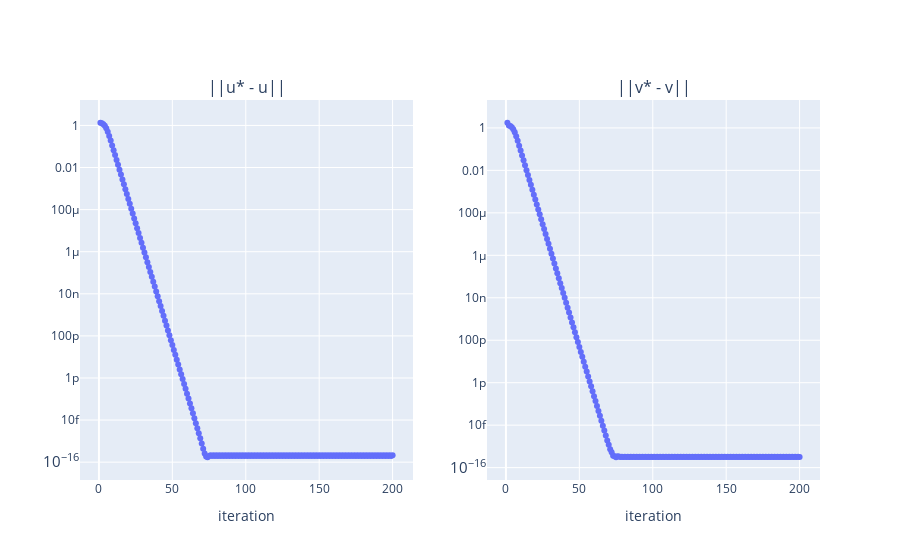

The notebook cell this image was saved under:
### Code cell
# plot of u* - u (resp v* - v)

# params
nb_iteration = 200

arr_u, arr_v = power_method_modified(X, max_iterations=nb_iteration)
rg_1000 = list(range(1, nb_iteration + 1))

# init figure
fig = make_subplots(
    rows=1, cols=2,
    subplot_titles=["||u* - u||", "||v* - v||"]
)

fig.add_trace(
    go.Scatter(
        x=rg_1000,
        y=[np.linalg.norm(u_star - u) for u in arr_u],
        mode="lines+markers",
        marker_color="#636EFA",
        showlegend=False
    ),
    row=1, col=1
)

fig.add_trace(
    go.Scatter(
        x=rg_1000,
        y=[np.linalg.norm(v_star - v) for v in arr_v],
        mode="lines+markers",
        marker_color="#636EFA",
        showlegend=False
    ),
    row=1, col=2
)

# set axis layout
for i in [1, 2]:
    fig.update_xaxes(
        title_text="iteration",
        row=1, col=i
    )

    fig.update_yaxes(
        type="log",
        row=1, col=i
    )

fig.show()

### Figure 1 — Plotly figure (JSON) as saved in the notebook; plotly's stock layout.template omitted (floating-point values rounded to 4 significant figures; data arrays with more than 128 entries replaced by an {"elided": "..."} marker saying what was removed)
{"data": [{"marker": {"color": "#636EFA"}, "mode": "lines+markers", "showlegend": false, "type": "scatter", "x": {"elided": "200 int values"}, "xaxis": "x", "y": {"elided": "200 float values"}, "yaxis": "y"}, {"marker": {"color": "#636EFA"}, "mode": "lines+markers", "showlegend": false, "type": "scatter", "x": {"elided": "200 int values"}, "xaxis": "x2", "y": {"elided": "201 float values"}, "yaxis": "y2"}], "layout": {"annotations": [{"font": {"size": 16}, "showarrow": false, "text": "||u* - u||", "x": 0.225, "xanchor": "center", "xref": "paper", "y": 1, "yanchor": "bottom", "yref": "paper"}, {"font": {"size": 16}, "showarrow": false, "text": "||v* - v||", "x": 0.775, "xanchor": "center", "xref": "paper", "y": 1, "yanchor": "bottom", "yref": "paper"}], "xaxis": {"anchor": "y", "domain": [0, 0.45], "title": {"text": "iteration"}}, "xaxis2": {"anchor": "y2", "domain": [0.55, 1], "title": {"text": "iteration"}}, "yaxis": {"anchor": "x", "domain": [0, 1], "type": "log"}, "yaxis2": {"anchor": "x2", "domain": [0, 1], "type": "log"}}}
